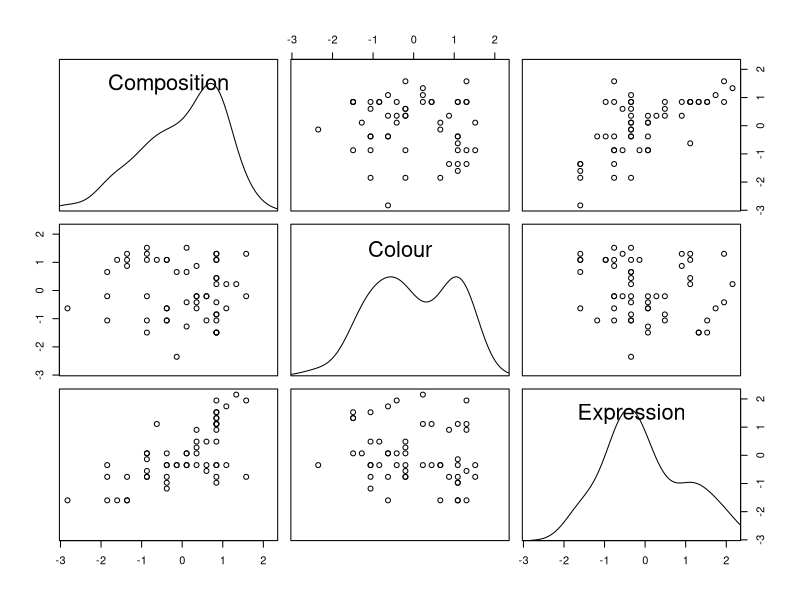
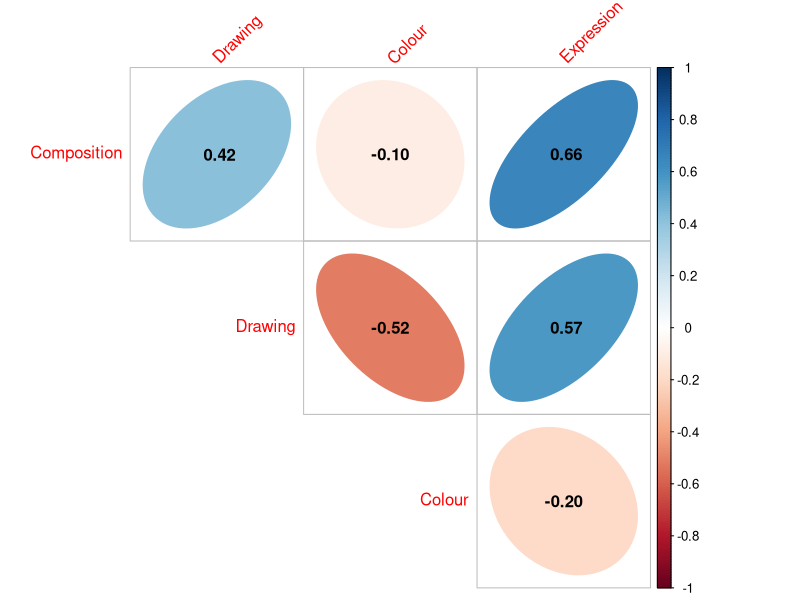
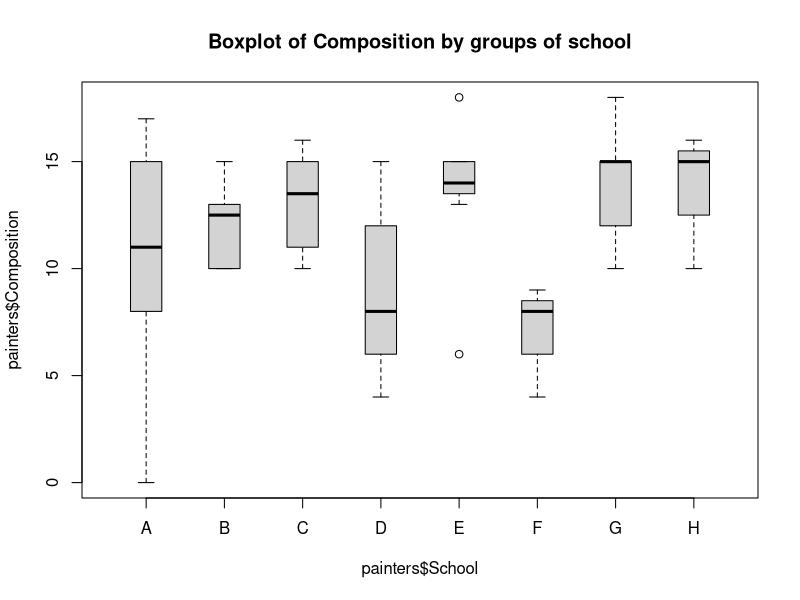
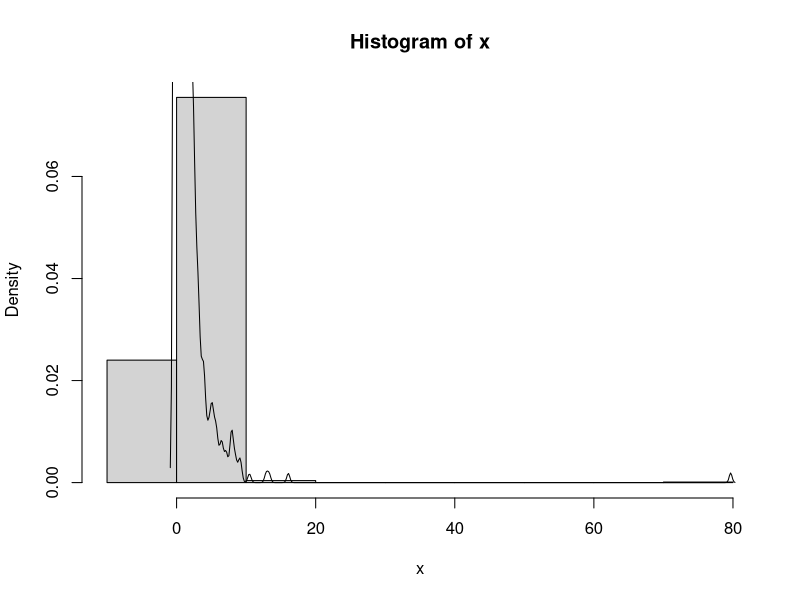

The R source for these figures, in order:
## ---- chunk 1
library(knitr)
# set global chunk options: images will be 7x5 inches
knitr::opts_chunk$set(fig.width=7, fig.height=5)
options(digits = 4)


## indents are for indenting r code as formatted text
## They may need to be adjusted depending on your OS
# if your output looks odd, increase or decrease indent
indent1 = '    '
indent2 = '        '
indent3 = '            '
#library(tidyverse)
#library(reshape2)
## ---- chunk 2
library(MASS)
data(painters)
## ---- chunk 3
# Put your code here
HCpainters <- data.frame(painters[painters$Composition >= 15,])
HCpainters
## ---- chunk 4
# Put your code here
LowColour <- painters$Colour < 11
painters <- data.frame(painters, LowColour)
head(painters, 10)
## ---- chunk 5
# Put your code here
panel.d <- function(x, ...) {
	usr <- par("usr"); on.exit(par(usr));
	par(usr = c(usr[1:2], 0, .5))
	lines(density(x))  # add density curve.
}
x <- scale(painters[, c('Composition', 'Colour', 'Expression')])
r <- range(x)
pairs(x, diag.panel = panel.d, xlim = r, ylim = r)
## ---- chunk 6
library(corrplot)
# Put your code here
corrMat <- cor(painters[, 1:4]);
corrplot(corrMat, type = "upper", method = "ellipse", addCoef.col = "black", diag=FALSE, tl.col="red", tl.srt=45);
## ---- chunk 7
# Put your code here
boxplot(painters$Composition ~ painters$School, main="Boxplot of Composition by groups of school", xlab="painters$School", ylab = "painters$Composition", boxwex = .4)
## ---- chunk 8
set.seed(24)
# Put your code here
n <- 1000;
u <- runif(n);
x <- ((192/u)^0.25)-4;
# Print out the first 8 observations of the generated sample.
head(x, 8)
# Plot the density histogram of the total sample.
hist(x, prob = TRUE)
# Plot the sample density curve on the histogram.
lines(density(x))
## ---- chunk 9
set.seed(47)
# Put your code here
m <- 10000
theta.hat <- se <- numeric(3)
g <- function(x){
  x*cos(x)*(x>0)*(x<pi/6)
}

# here we use f1.
x <- runif(m)
i <- c(which(x > pi/6), which(x < 0)) #indicator function.
x[i] <- 2 #to catch overflow errors in g(x)
fg <- g(x)
theta.hat[1] <- mean(fg)
se[1] <- sd(fg)

# here we use f2.
x <- runif(m, 0, pi/6)
fg <- g(x) / (6/pi)
theta.hat[2] <- mean(fg)
se[2] <- sd(fg)

# here we use f3.
u <- runif(m) #inverse transform method
x <- asin(u/2)
#i <- c(which(x > pi/6), which(x < 0)) #indicator function.
#x[i] <- 2 #to catch overflow errors in g(x)
fg <- x/2
#fg <- g(x) / (2*cos(x))
theta.hat[3] <- mean(fg)
se[3] <- sd(fg)

rbind(theta.hat,se)
